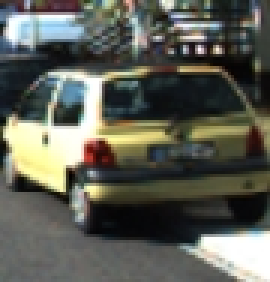
#> input picture examples/color_space/y1.jpg, 90 x 94 px, found by its file name (shown 3 times larger)
$ jupyter execute features.ipynb   (shell and % lines are left out)   (older library calls are emulated)
#> lines starting #> are read from the running program, lines starting #| are printed output that depends on the picture; long printed decimals are rounded
[cell 1]
import matplotlib.pyplot as plt
import matplotlib.image as mpimg
import numpy as np
import cv2
import glob
import time
from sklearn.svm import LinearSVC
from sklearn.preprocessing import StandardScaler
from skimage.feature import hog
from sklearn.utils import shuffle
# NOTE: the next import is only valid for scikit-learn version <= 0.17
# for scikit-learn >= 0.18 use:
from sklearn.model_selection import train_test_split
# from sklearn.cross_validation import train_test_split

[cell 2]
# augment functions

# transform x y direction, input original rgb image
# [27 lines left out: functions transform_image, flip_image, bright_image, not called in this run]

[cell 3]
# lesson function
# [7 lines left out: function convert_color, not called in this run]

# Define a function to return HOG features and visualization
def get_hog_features(img, orient, pix_per_cell, cell_per_block,
                        vis=False, feature_vec=True):
    # Call with two outputs if vis==True
    if vis == True:
        features, hog_image = hog(img, orientations=orient,
                                  pixels_per_cell=(pix_per_cell, pix_per_cell),
                                  cells_per_block=(cell_per_block, cell_per_block),
                                  transform_sqrt=True,
                                  visualise=vis, feature_vector=feature_vec)
        return features, hog_image
    # Otherwise call with one output
    else:
        features = hog(img, orientations=orient,
                       pixels_per_cell=(pix_per_cell, pix_per_cell),
                       cells_per_block=(cell_per_block, cell_per_block),
                       transform_sqrt=True,
                       visualise=vis, feature_vector=feature_vec)
        return features

# Define a function to compute binned color features
# [20 lines left out: functions bin_spatial, color_hist, not called in this run]

[cell 4]
file = '../cars_test/y1.jpg'
image = cv2.imread(file)
#> image is the input picture: shape (94, 90, 3); mean B, G, R 85.6, 94.9, 93.2
image = cv2.cvtColor(image, cv2.COLOR_BGR2RGB)
image = cv2.resize(image, (64, 64))
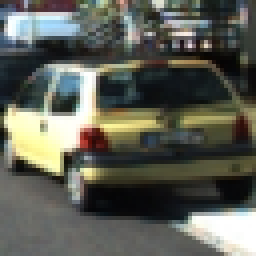
#> image: shape (64, 64, 3) (shown 4 times larger); mean R, G, B 93.1, 94.8, 85.4

# Can be RGB, HSV, LUV, HLS, YUV, YCrCb
orient = 36  # HOG orientations
pix_per_cell = 8 # HOG pixels per cell
cell_per_block = 2 # HOG cells per block
car_hsv = cv2.cvtColor(image, cv2.COLOR_RGB2HSV)
#> car_hsv: shape (64, 64, 3); mean H, S, V 57.6, 52.3, 98.9
features, hog_img = get_hog_features(car_hsv[:,:,2], orient, pix_per_cell, cell_per_block, vis=True, feature_vec=True)
#> in get_hog_features, `features, hog_image = hog(img, orientations=orient, pixels_per_cell=(p..`: features = 7056 values, max 0.369 at index 6498, min 0 at index 1, mean 0.0485
#> in get_hog_features, `features, hog_image = hog(img, orientations=orient, pixels_per_cell=(p..`:
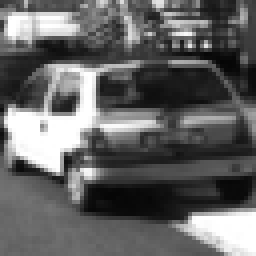
#> img: shape (64, 64) (shown 4 times larger); min 5, max 255, mean 98.9
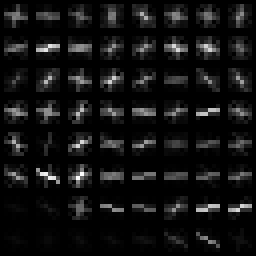
#> hog_img: shape (64, 64) float64 (shown 4 times larger); min 0, max 3.18, mean 0.226; drawn with min black and max white
print(np.max(features))
#| 0.3687
plt.figure()
plt.imshow(hog_img, cmap="gray")

[cell 5]
file = '../cars_test/y1.jpg'
image = cv2.imread(file)
image = cv2.cvtColor(image, cv2.COLOR_BGR2RGB)
image = cv2.resize(image, (16, 16))
img = image
nbins=32
bins_range=(0, 255)
# Compute the histogram of the color channels separately
channel1_hist = np.histogram(img[:,:,0], bins=nbins, range=bins_range)
channel1_hist = channel1_hist[0].copy()
#> channel1_hist = 32 values, max 28 at index 2, min 0 at index 25, mean 8
channel1_hist = np.divide(channel1_hist, channel1_hist.sum())
#> channel1_hist = 32 values, max 0.109 at index 2, min 0 at index 25, mean 0.0312
channel2_hist = np.histogram(img[:,:,1], bins=nbins, range=bins_range)
channel2_hist = channel2_hist[0].copy()
#> channel2_hist = 32 values, max 23 at index 2, min 0 at index 24, mean 8
channel2_hist = np.divide(channel2_hist, channel2_hist.sum())
#> channel2_hist = 32 values, max 0.0898 at index 2, min 0 at index 24, mean 0.0312
channel3_hist = np.histogram(img[:,:,2], bins=nbins, range=bins_range)
channel3_hist = channel3_hist[0].copy()
#> channel3_hist = 32 values, max 26 at index 2, min 0 at index 0, mean 8
channel3_hist = np.divide(channel3_hist, channel3_hist.sum())
#> channel3_hist = 32 values, max 0.102 at index 2, min 0 at index 0, mean 0.0312
# Concatenate the histograms into a single feature vector
hist_features = np.concatenate((channel1_hist, channel2_hist, channel3_hist))
#> hist_features = 96 values, max 0.109 at index 2, min 0 at index 25, mean 0.0312

[cell 6]
print(channel1_hist.sum())
#| 1.0

$ run again, with examples/color_space/y2.jpg copied over examples/color_space/y1.jpg
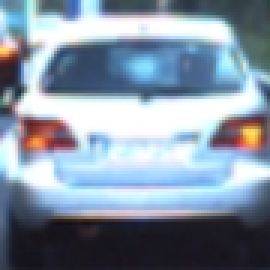
#> input picture examples/color_space/y2.jpg, 90 x 90 px, found by its file name (shown 3 times larger)
#> image is the input picture: shape (90, 90, 3); mean B, G, R 163.6, 147.6, 132.5
#> `image = cv2.resize(image, (64, 64))`:
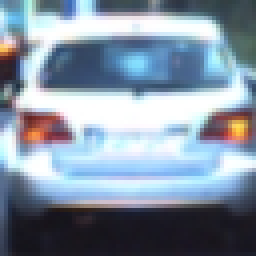
#> image: shape (64, 64, 3) (shown 4 times larger); mean R, G, B 132.3, 147.4, 163.5
#> car_hsv: shape (64, 64, 3); mean H, S, V 103, 66.1, 167
#> in get_hog_features, `features, hog_image = hog(img, orientations=orient, pixels_per_cell=(p..`: features = 7056 values, max 0.471 at index 6784, min 0 at index 1, mean 0.04
#> `features, hog_img = get_hog_features(car_hsv[:,:,2], orient, pix_per_c..`:
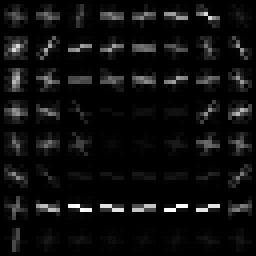
#> hog_img: shape (64, 64) float64 (shown 4 times larger); min 0, max 2.33, mean 0.129; drawn with min black and max white
#| 0.4713
#> `channel1_hist = channel1_hist[0].copy()`: channel1_hist = 32 values, max 29 at index 3, min 0 at index 0, mean 8
#> `channel1_hist = np.divide(channel1_hist, channel1_hist.sum())`: channel1_hist = 32 values, max 0.113 at index 3, min 0 at index 0, mean 0.0312
#> `channel2_hist = channel2_hist[0].copy()`: channel2_hist = 32 values, max 40 at index 31, min 0 at index 0, mean 8
#> `channel2_hist = np.divide(channel2_hist, channel2_hist.sum())`: channel2_hist = 32 values, max 0.156 at index 31, min 0 at index 0, mean 0.0312
#> `channel3_hist = channel3_hist[0].copy()`: channel3_hist = 32 values, max 75 at index 31, min 0 at index 0, mean 8
#> `channel3_hist = np.divide(channel3_hist, channel3_hist.sum())`: channel3_hist = 32 values, max 0.293 at index 31, min 0 at index 0, mean 0.0312
#> hist_features = 96 values, max 0.293 at index 95, min 0 at index 0, mean 0.0312
#| 1.0

$ run again, with examples/color_space/y3.jpg copied over examples/color_space/y1.jpg
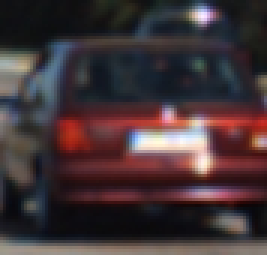
#> input picture examples/color_space/y3.jpg, 89 x 85 px, found by its file name (shown 3 times larger)
#> image is the input picture: shape (85, 89, 3); mean B, G, R 55.6, 52.3, 67.3
#> `image = cv2.resize(image, (64, 64))`:
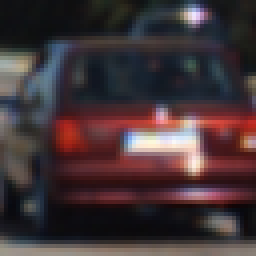
#> image: shape (64, 64, 3) (shown 4 times larger); mean R, G, B 67.2, 52.2, 55.5
#> car_hsv: shape (64, 64, 3); mean H, S, V 99, 81.4, 72.8
#> in get_hog_features, `features, hog_image = hog(img, orientations=orient, pixels_per_cell=(p..`: features = 7056 values, max 0.383 at index 90, min 0 at index 1, mean 0.0463
#> `features, hog_img = get_hog_features(car_hsv[:,:,2], orient, pix_per_c..`:
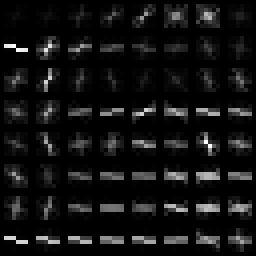
#> hog_img: shape (64, 64) float64 (shown 4 times larger); min 0, max 2.2, mean 0.156; drawn with min black and max white
#| 0.3834
#> `channel1_hist = channel1_hist[0].copy()`: channel1_hist = 32 values, max 29 at index 3, min 0 at index 0, mean 8
#> `channel1_hist = np.divide(channel1_hist, channel1_hist.sum())`: channel1_hist = 32 values, max 0.113 at index 3, min 0 at index 0, mean 0.0312
#> `channel2_hist = channel2_hist[0].copy()`: channel2_hist = 32 values, max 37 at index 4, min 0 at index 0, mean 8
#> `channel2_hist = np.divide(channel2_hist, channel2_hist.sum())`: channel2_hist = 32 values, max 0.145 at index 4, min 0 at index 0, mean 0.0312
#> `channel3_hist = channel3_hist[0].copy()`: channel3_hist = 32 values, max 40 at index 2, min 0 at index 0, mean 8
#> `channel3_hist = np.divide(channel3_hist, channel3_hist.sum())`: channel3_hist = 32 values, max 0.156 at index 2, min 0 at index 0, mean 0.0312
#> hist_features = 96 values, max 0.156 at index 66, min 0 at index 0, mean 0.0312
#| 1.0

$ run again, with examples/color_space/all1.jpg copied over examples/color_space/y1.jpg
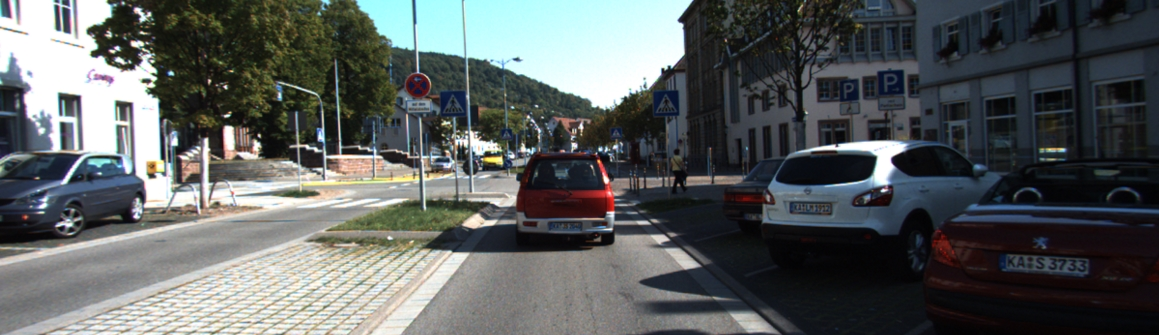
#> input picture examples/color_space/all1.jpg, 1159 x 335 px, found by its file name
#> image is the input picture: shape (335, 1159, 3); mean B, G, R 94.4, 94.5, 90.3
#> `image = cv2.resize(image, (64, 64))`:
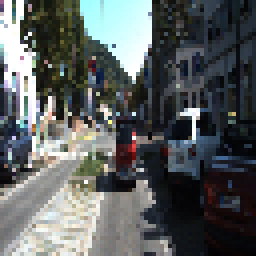
#> image: shape (64, 64, 3) (shown 4 times larger); mean R, G, B 90.7, 95, 94.9
#> car_hsv: shape (64, 64, 3); mean H, S, V 77.5, 59.9, 101.3
#> in get_hog_features, `features, hog_image = hog(img, orientations=orient, pixels_per_cell=(p..`: features = 7056 values, max 0.346 at index 0, min 0 at index 1, mean 0.0553
#> `features, hog_img = get_hog_features(car_hsv[:,:,2], orient, pix_per_c..`:
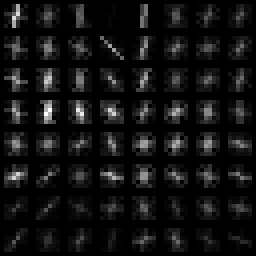
#> hog_img: shape (64, 64) float64 (shown 4 times larger); min 0, max 3.8, mean 0.274; drawn with min black and max white
#| 0.3464
#> `channel1_hist = channel1_hist[0].copy()`: channel1_hist = 32 values, max 34 at index 4, min 2 at index 14, mean 8
#> `channel1_hist = np.divide(channel1_hist, channel1_hist.sum())`: channel1_hist = 32 values, max 0.133 at index 4, min 0.00781 at index 14, mean 0.0312
#> `channel2_hist = channel2_hist[0].copy()`: channel2_hist = 32 values, max 31 at index 4, min 0 at index 20, mean 8
#> `channel2_hist = np.divide(channel2_hist, channel2_hist.sum())`: channel2_hist = 32 values, max 0.121 at index 4, min 0 at index 20, mean 0.0312
#> `channel3_hist = channel3_hist[0].copy()`: channel3_hist = 32 values, max 26 at index 2, min 1 at index 20, mean 8
#> `channel3_hist = np.divide(channel3_hist, channel3_hist.sum())`: channel3_hist = 32 values, max 0.102 at index 2, min 0.00391 at index 20, mean 0.0312
#> hist_features = 96 values, max 0.133 at index 4, min 0 at index 52, mean 0.0312
#| 1.0
